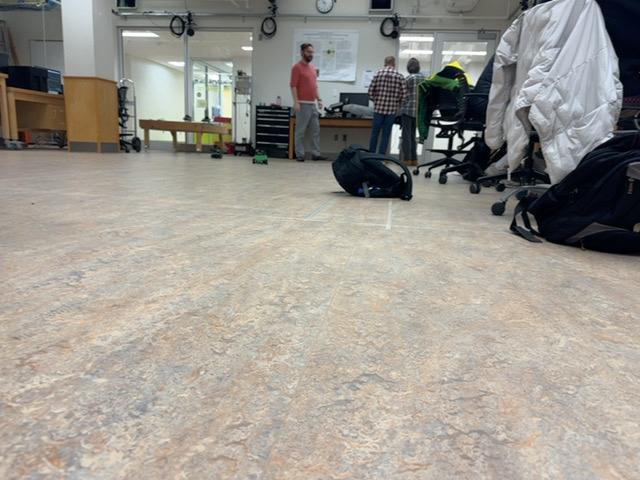
#> input picture src/bot_far.jpg, 640 x 480 px
$ python -i hitbox_detector.py   (imports and definitions only)
#> lines starting #> are read from the running program, lines starting #| are printed output that depends on the picture; after the words box and inside, x2 and y2 are one past the last pixel; in counts of white or black regions, pixels touching at a corner belong together
#> further down, picture is the input picture: shape (480, 640, 3); mean B, G, R 144.1, 151.7, 156.1
### src/hitbox.py
# Represents an x y coordinate pair
class Coords:
    def __init__(self, x, y):
        self.x = x
        self.y = y

# Represents a rectangle
class Rect:
    def __init__(self, topLeft, bottomRight):
        self.topLeft = topLeft
        self.bottomRight = bottomRight

    # [10 lines left out: function contains, not called in this run]

# Represents the hitbox for a player identified by the color of their band
class Hitbox:
    def __init__(self,color,rect):
        self.color = color
        self.rect = rect

    # Gets the color of the band detected for this hitbox
    def get_color(self):
        return self.color

    # Gets the rect
    def get_rect(self):
        return self.rect

### src/hitbox_detector.py
import numpy as np
import cv2
from hitbox import Hitbox, Rect, Coords

class ColorRange:
    def __init__(self, lowerBound, upperBound):
        self.lowerBound = np.array(lowerBound)
        self.upperBound = np.array(upperBound)

# TODO: add other ranges
red_ranges = [ColorRange([0,50,50], [10,255,255]), ColorRange([170,50,50], [180,255,255])]
green_ranges = [ColorRange([64, 70, 66], [77, 207, 134])]

class HitboxDetector:
    def __init__(self,color_ranges={'red': red_ranges}):
        self.color_ranges = color_ranges
#> self.color_ranges = 1 item
        self.colors = [color for color in color_ranges.keys()]
#> self.colors = ['red']

    def detect_hitboxes(self,img):
        hsv = cv2.cvtColor(img,cv2.COLOR_BGR2HSV)
#> hsv: shape (480, 640, 3); mean H, S, V 42.4, 41.8, 159.5
        hitboxes=[]
        for color,ranges in self.color_ranges.items():
            mask = None

            # since red has two color bands (wraps around on the hue scale)
            for color_range in ranges:
                range_mask = cv2.inRange(hsv, color_range.lowerBound, color_range.upperBound)
                if mask is None:
                    mask = range_mask
                else:
                    mask = mask + range_mask

            contours, _ = cv2.findContours(mask, cv2.RETR_EXTERNAL, cv2.CHAIN_APPROX_SIMPLE)
            if len(contours)>=1:
                for contour in contours:
                    x, y, w, h = cv2.boundingRect(contour)
                    if w * h > 10:
                        x,y,w,h = self.adjust_hitbox_ratio(x,y,w,h)
                        hitbox = Hitbox(color, Rect(Coords(x, y), Coords(x + w, y + h)))
                        hitboxes.append(hitbox)
#> this loop made 1 pass
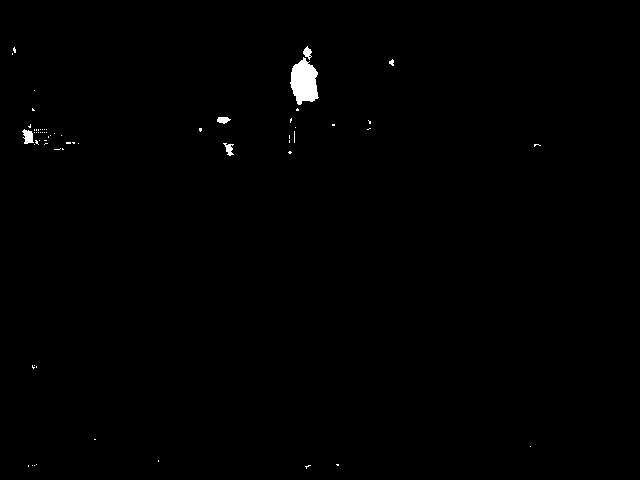
#> mask: shape (480, 640); 0.49% white; 63 white regions (57 under 20 px), largest, box (x1, y1, x2, y2) and area: (290, 57, 319, 105) 945, (22, 129, 34, 144) 117, (223, 143, 234, 156) 74, (303, 46, 312, 60) 70, (217, 117, 231, 124) 69, (389, 59, 394, 66) 23
#> after the loop, hitboxes = 17 items

        return hitboxes

    def adjust_hitbox_ratio(self,x,y,w,h):
        new_h = int(4*w/3)
        new_y = int(y - new_h/2)
        return x,new_y,w,new_h

>>> import cv2
>>> picture = cv2.imread('bot_far.jpg')
>>> result = HitboxDetector().detect_hitboxes(picture)
#> result = 17 items
